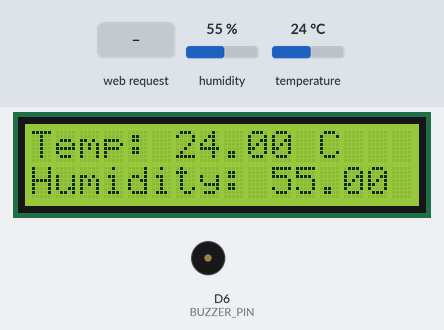
The sketch below on a simulated ESP8266 (NodeMCU). On the bench: 16×2 character LCD, buzzer (waves = sounding, pin HIGH). The test bench sets the inputs (shaded band); at power-on: temperature 24 °C, humidity 55 %. WiFi joins after 1.5 s; servers stay silent unless stated; no MQTT or app messages arrive unless stated; what the sketch prints to the serial monitor is not drawn.

Above: at 2.8 s.
2.9 s: temperature set to 29 °C
At 6.6 s:
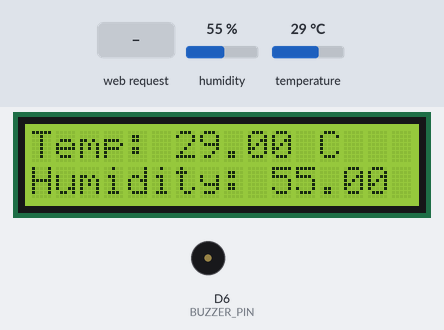
7.5 s: temperature set to 32 °C
At 11.0 s:
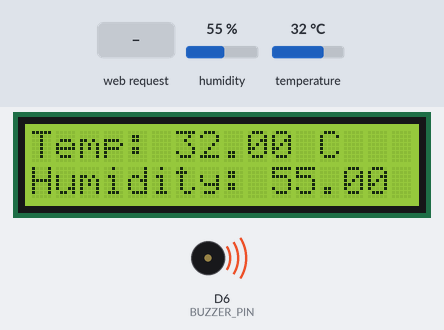
11.5 s: humidity set to 22 %
At 15.3 s:
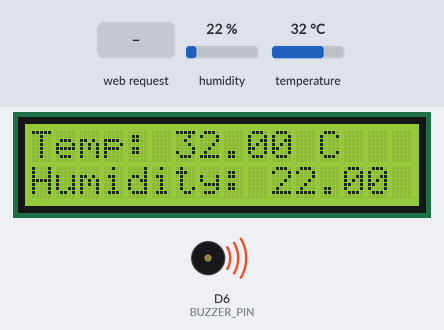
17.0 s: HTTP request GET /Buzzer/off received
At 17.6 s:
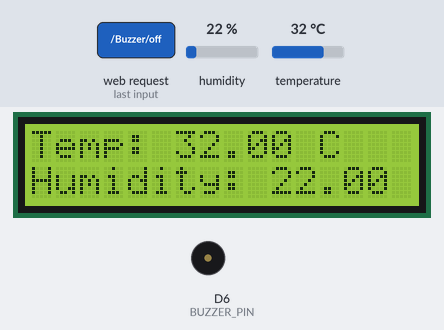
18.5 s: HTTP request GET /Buzzer/on received
At 18.8 s:
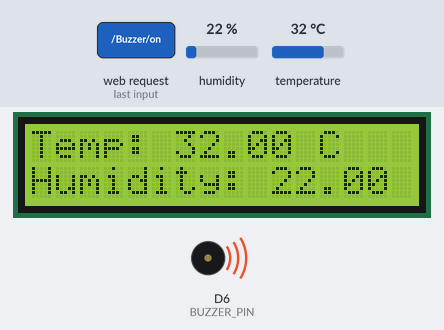
Timing chart, 0 to 21.0 s (numbered marks = the images above; inputs shaded):
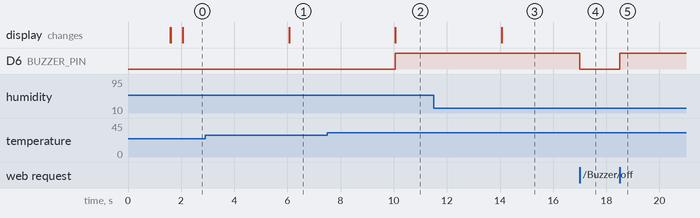

Measured:
- the behaviour switches between 30 and 31 °C on temperature (found by bisection; images 1 and 2)
- after the input at 2.9 s, the display: changes after 3.2 s (image 1)
- after the input at 7.5 s, D6 (BUZZER_PIN): LOW → HIGH after 2.6 s; the display: changes after 2.6 s (image 2)
- after the input at 11.5 s, the display: changes after 2.6 s (image 3)
- after the input at 17.0 s, D6 (BUZZER_PIN): HIGH → LOW at once
- after the input at 18.5 s, D6 (BUZZER_PIN): LOW → HIGH at once

The sketch:

arduino.ino
```cpp
#include <ESP8266WiFi.h>
#include <PubSubClient.h>
#include <ArduinoJson.h>
#include <DHT.h>
#include <ESP8266WebServer.h>
#include <Wire.h>
#include <LiquidCrystal_I2C.h>
#include <SoftwareSerial.h>

#define SSID "HSU_Students"
#define PASSWORD "dhhs12cnvch"

// MQTT Broker details
#define MQTT_SERVER "broker.emqx.io"
const uint16_t MQTT_PORT = 1883;

#define MQTT_TOPIC_PUB_TEMP "ProjectKha/temp"
#define MQTT_TOPIC_SUB_TEMP "ProjectKha/temp"
#define MQTT_TOPIC_PUB_HUMID "ProjectKha/humid"
#define MQTT_TOPIC_SUB_HUMID "ProjectKha/humid"

WiFiClient espClient;
PubSubClient client(espClient);
StaticJsonDocument<256> doc;
ESP8266WebServer server(80);

// DHT sensor settings
#define DHTPIN D5  // Pin where the DHT sensor is connected
#define DHTTYPE DHT11  // Change this to DHT11 if you are using the DHT11 sensor
DHT dht(DHTPIN, DHTTYPE);

// Buzzer settings
#define BUZZER_PIN D6  // Pin connected to the buzzer
int temperatureThreshold = 30;  // Default temperature threshold
bool buzzerState = LOW;
bool userBuzzerControl = true;  // User control flag for the buzzer

// LCD settings
LiquidCrystal_I2C lcd(0x27, 16, 2);  // I2C address 0x27, 16 columns and 2 rows

void setup() {
    Serial.begin(115200);
    Serial.println();
    Serial.print("Connecting to existing Wifi network...");
    WiFi.begin(SSID, PASSWORD);
    while (WiFi.status() != WL_CONNECTED) {
        delay(500);
        Serial.print(".");
    }
    Serial.println("");
    Serial.println("WiFi connected");
    Serial.println("IP address: ");
    Serial.println(WiFi.localIP());

    // Initialize LCD
    lcd.init();  // Initialize the LCD
    lcd.backlight();
    lcd.setCursor(0, 0);
    lcd.print("Initializing...");

    // Register URL handlers
    server.on("/Buzzer/on", HTTP_GET, handleBuzzerOn);
    server.on("/Buzzer/off", HTTP_GET, handleBuzzerOff);

    setup_wifi();
    client.setServer(MQTT_SERVER, MQTT_PORT);
    client.setCallback(callback);

    dht.begin();
    pinMode(BUZZER_PIN, OUTPUT);
    digitalWrite(BUZZER_PIN, LOW);  // Turn off the buzzer initially

    server.begin();  // Start the web server
    Serial.println("HTTP server started");
    lcd.setCursor(0, 1);
    lcd.print("HTTP server ready");
    reconnect();
}

void setup_wifi() {
    delay(10);
    Serial.println();
    Serial.print("Connecting to ");
    Serial.println(SSID);

    WiFi.begin(SSID, PASSWORD);

    while (WiFi.status() != WL_CONNECTED) {
        delay(500);
        Serial.print(".");
    }

    Serial.println();
    Serial.println("WiFi connected");
    Serial.println("IP address: ");
    Serial.println(WiFi.localIP());
}

void reconnect() {
    while (!client.connected()) {
        Serial.print("Attempting MQTT connection...");

        if (client.connect("ProjectKha")) {
            Serial.println("connected");

            client.subscribe(MQTT_TOPIC_SUB_TEMP);
            client.subscribe(MQTT_TOPIC_SUB_HUMID);
        } else {
            Serial.print("failed, rc=");
            Serial.print(client.state());
            Serial.println(" try again in 5 seconds");
            delay(5000);
        }
    }
}

void callback(char* topic, byte* payload, unsigned int length) {
    String message;
    for (unsigned int i = 0; i < length; i++) {
        message += (char)payload[i];
    }
    Serial.print("Message arrived [");
    Serial.print(topic);
    Serial.print("] ");
    Serial.println(message);

    // Handle MQTT messages here if needed
}

float roundToDecimal(float value, int decimals) {
    float scale = pow(10, decimals);
    return round(value * scale) / scale;
}

void handleBuzzerOn() {
    userBuzzerControl = true;  // User wants to control the buzzer
    buzzerState = HIGH;  // Set flag to indicate that the buzzer is on
    digitalWrite(BUZZER_PIN, HIGH);  // Turn on the buzzer
    server.send(200, "text/html", "Buzzer activated!");
}

void handleBuzzerOff() {
    userBuzzerControl = false;  // User wants to control the buzzer
    buzzerState = LOW;  // Clear flag to indicate that the buzzer is off
    digitalWrite(BUZZER_PIN, LOW);  // Turn off the buzzer
    server.send(200, "text/html", "Buzzer is off");
}

void loop() {
    server.handleClient();

    // MQTT communication
    if (!client.connected()) {
        reconnect();
    }
    client.loop();

    // Sensor readings and actions
    static unsigned long lastPublish = 0;
    if (millis() - lastPublish > 2000) {  // Publish every 2 seconds
        lastPublish = millis();

        float h = dht.readHumidity();
        float t = dht.readTemperature();

        if (isnan(h) || isnan(t)) {
            Serial.println("Failed to read from DHT sensor!");
            lcd.setCursor(0, 0);
            lcd.print("Sensor error      ");
            return;
        }

        // Round temperature and humidity to 1 decimal place
        t = roundToDecimal(t, 1);
        h = roundToDecimal(h, 1);

        // Publish temperature and humidity
        doc["temperature"] = t;
        doc["humidity"] = h;
        char buffer[256];
        size_t n = serializeJson(doc, buffer);
        client.publish(MQTT_TOPIC_PUB_TEMP, buffer, n);
        client.publish(MQTT_TOPIC_PUB_HUMID, buffer, n);

        Serial.print("Temperature: ");
        Serial.print(t);
        Serial.print(" °C, Humidity: ");
        Serial.print(h);
        Serial.println(" %");

        // Display temperature and humidity on LCD
        lcd.clear();
        lcd.setCursor(0, 0);
        lcd.print("Temp: ");
        lcd.print(t);
        lcd.print(" C");
        lcd.setCursor(0, 1);
        lcd.print("Humidity: ");
        lcd.print(h);
        lcd.print(" %");

        // Check if temperature is above threshold to activate the buzzer
        if (t > temperatureThreshold && userBuzzerControl) {
            buzzerState = HIGH;  // Turn on the buzzer
        } else if (!userBuzzerControl) {
            buzzerState = LOW;  // Keep the buzzer off if user has turned it off
        }

        // If buzzer state is HIGH, turn on the buzzer
        if (buzzerState == HIGH) {
            digitalWrite(BUZZER_PIN, HIGH);
        } else {
            digitalWrite(BUZZER_PIN, LOW);
        }

        delay(100);  // Sleep 100ms to reduce CPU load
    }
}
```
